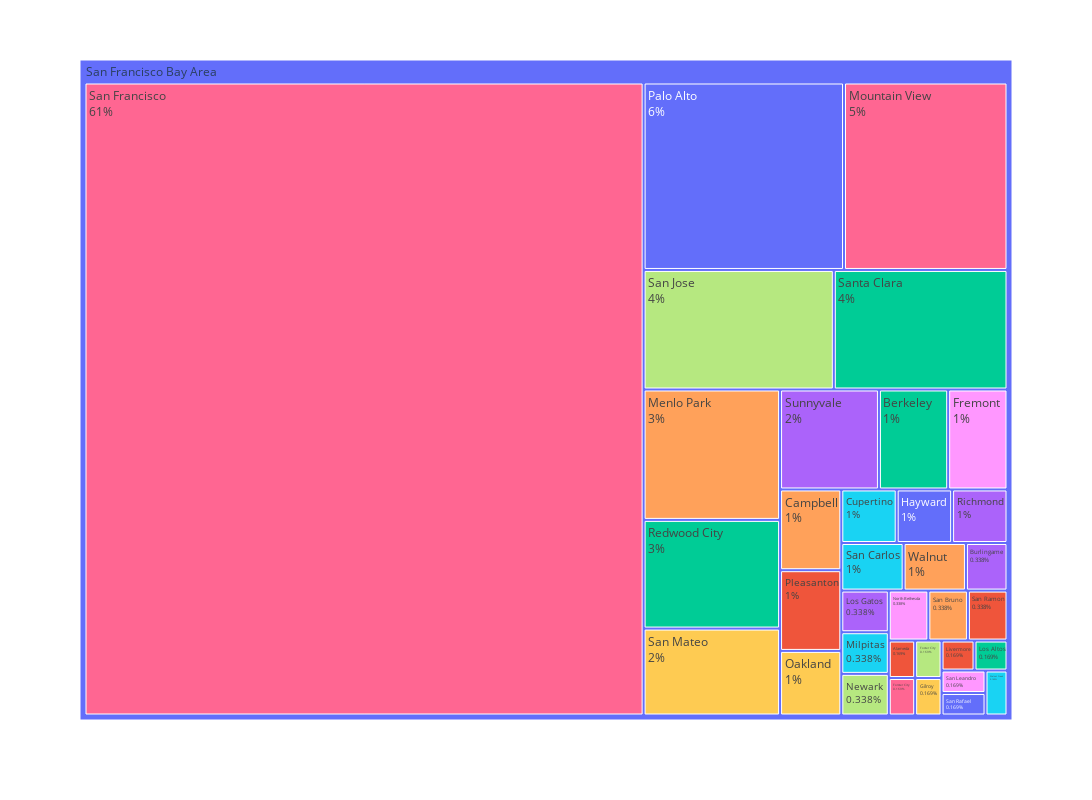

The cell this chart's notebook holds for it:
### Markdown cell above
And finally the filter for the region = San Francisco Bay Area.

### Code cell
re_cat = df[["Region",
             "Location_HQ"]].groupby(["Region",
                                       "Location_HQ"], as_index=False).size()

import pandas as pd
import plotly.express as px


SF_df = re_cat[re_cat['Region'] == 'San Francisco Bay Area']

# Create the treemap using the filtered DataFrame
fig = px.treemap(SF_df, width=1280, height=800,
                 path=["Region", "Location_HQ"], values='size',
                 color='Location_HQ')
fig.update_traces(textinfo="label+percent parent")
fig.show()

### Figure 1 — Plotly figure (JSON) as saved in the notebook; plotly's stock layout.template omitted (floating-point values rounded to 4 significant figures)
{"data": [{"branchvalues": "total", "customdata": [["(?)"], ["Alameda"], ["Berkeley"], ["Burlingame"], ["Campbell"], ["Cupertino"], ["Forster City"], ["Foster City"], ["Fremont"], ["Gilroy"], ["Hayward"], ["Livermore"], ["Los Altos"], ["Los Gatos"], ["Menlo Park"], ["Milpitas"], ["Mountain View"], ["Newark"], ["North Bethesda"], ["Oakland"], ["Palo Alto"], ["Pleasanton"], ["Redwood City"], ["Richmond"], ["San Bruno"], ["San Carlos"], ["San Francisco"], ["San Jose"], ["San Leandro"], ["San Mateo"], ["San Rafael"], ["San Ramon"], ["Santa Clara"], ["Sunnyvale"], ["Walnut"], ["Walnut Creek"]], "domain": {"x": [0, 1], "y": [0, 1]}, "hovertemplate": "labels=%{label}<br>size=%{value}<br>parent=%{parent}<br>id=%{id}<br>Location_HQ=%{customdata[0]}<extra></extra>", "ids": ["San Francisco Bay Area", "San Francisco Bay Area/Alameda", "San Francisco Bay Area/Berkeley", "San Francisco Bay Area/Burlingame", "San Francisco Bay Area/Campbell", "San Francisco Bay Area/Cupertino", "San Francisco Bay Area/Forster City", "San Francisco Bay Area/Foster City", "San Francisco Bay Area/Fremont", "San Francisco Bay Area/Gilroy", "San Francisco Bay Area/Hayward", "San Francisco Bay Area/Livermore", "San Francisco Bay Area/Los Altos", "San Francisco Bay Area/Los Gatos", "San Francisco Bay Area/Menlo Park", "San Francisco Bay Area/Milpitas", "San Francisco Bay Area/Mountain View", "San Francisco Bay Area/Newark", "San Francisco Bay Area/North Bethesda", "San Francisco Bay Area/Oakland", "San Francisco Bay Area/Palo Alto", "San Francisco Bay Area/Pleasanton", "San Francisco Bay Area/Redwood City", "San Francisco Bay Area/Richmond", "San Francisco Bay Area/San Bruno", "San Francisco Bay Area/San Carlos", "San Francisco Bay Area/San Francisco", "San Francisco Bay Area/San Jose", "San Francisco Bay Area/San Leandro", "San Francisco Bay Area/San Mateo", "San Francisco Bay Area/San Rafael", "San Francisco Bay Area/San Ramon", "San Francisco Bay Area/Santa Clara", "San Francisco Bay Area/Sunnyvale", "San Francisco Bay Area/Walnut", "San Francisco Bay Area/Walnut Creek"], "labels": ["San Francisco Bay Area", "Alameda", "Berkeley", "Burlingame", "Campbell", "Cupertino", "Forster City", "Foster City", "Fremont", "Gilroy", "Hayward", "Livermore", "Los Altos", "Los Gatos", "Menlo Park", "Milpitas", "Mountain View", "Newark", "North Bethesda", "Oakland", "Palo Alto", "Pleasanton", "Redwood City", "Richmond", "San Bruno", "San Carlos", "San Francisco", "San Jose", "San Leandro", "San Mateo", "San Rafael", "San Ramon", "Santa Clara", "Sunnyvale", "Walnut", "Walnut Creek"], "marker": {"colors": ["#636efa", "#EF553B", "#00cc96", "#ab63fa", "#FFA15A", "#19d3f3", "#FF6692", "#B6E880", "#FF97FF", "#FECB52", "#636efa", "#EF553B", "#00cc96", "#ab63fa", "#FFA15A", "#19d3f3", "#FF6692", "#B6E880", "#FF97FF", "#FECB52", "#636efa", "#EF553B", "#00cc96", "#ab63fa", "#FFA15A", "#19d3f3", "#FF6692", "#B6E880", "#FF97FF", "#FECB52", "#636efa", "#EF553B", "#00cc96", "#ab63fa", "#FFA15A", "#19d3f3"]}, "name": "", "parents": ["", "San Francisco Bay Area", "San Francisco Bay Area", "San Francisco Bay Area", "San Francisco Bay Area", "San Francisco Bay Area", "San Francisco Bay Area", "San Francisco Bay Area", "San Francisco Bay Area", "San Francisco Bay Area", "San Francisco Bay Area", "San Francisco Bay Area", "San Francisco Bay Area", "San Francisco Bay Area", "San Francisco Bay Area", "San Francisco Bay Area", "San Francisco Bay Area", "San Francisco Bay Area", "San Francisco Bay Area", "San Francisco Bay Area", "San Francisco Bay Area", "San Francisco Bay Area", "San Francisco Bay Area", "San Francisco Bay Area", "San Francisco Bay Area", "San Francisco Bay Area", "San Francisco Bay Area", "San Francisco Bay Area", "San Francisco Bay Area", "San Francisco Bay Area", "San Francisco Bay Area", "San Francisco Bay Area", "San Francisco Bay Area", "San Francisco Bay Area", "San Francisco Bay Area", "San Francisco Bay Area"], "textinfo": "label+percent parent", "type": "treemap", "values": [591.0, 1.0, 7.0, 2.0, 5.0, 3.0, 1.0, 1.0, 6.0, 1.0, 3.0, 1.0, 1.0, 2.0, 18.0, 2.0, 31.0, 2.0, 2.0, 4.0, 38.0, 5.0, 15.0, 3.0, 2.0, 3.0, 358.0, 23.0, 1.0, 12.0, 1.0, 2.0, 21.0, 10.0, 3.0, 1.0]}], "layout": {"height": 800, "legend": {"tracegroupgap": 0}, "margin": {"t": 60}, "width": 1280}}
